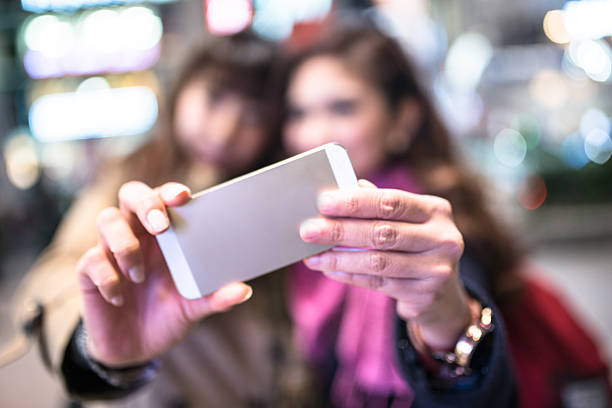
#> input picture project_data/train/image_data/10063.jpg, 612 x 408 px
$ python preprocess_images.py --input project_data/train/image_data/10063.jpg --output out.png
#> lines starting #> are read from the running program, lines starting #| are printed output that depends on the picture; after the words box and inside, x2 and y2 are one past the last pixel; in counts of white or black regions, pixels touching at a corner belong together
import cv2
import sys
import argparse


def convert_to_grayscale(color_image):
    """
    Egy betöltött BGR (színes) képet alakít át szürkeárnyalatossá
    és visszaadja
    """
    return cv2.cvtColor(color_image, cv2.COLOR_BGR2GRAY)


def detect_faces_haar(input_path, output_path):
    """
    Arcokat detektál Haar Cascade-dal és elmenti az eredményt.
    """
#> called with input_path = 'project_data/train/image_data/10063.jpg', output_path = 'out.png'

    # Modellek betöltése
    frontal_cascade_path = cv2.data.haarcascades + 'haarcascade_frontalface_default.xml'
    profile_cascade_path = cv2.data.haarcascades + 'haarcascade_profileface.xml'

    frontal_face_cascade = cv2.CascadeClassifier(frontal_cascade_path)
    profile_face_cascade = cv2.CascadeClassifier(profile_cascade_path)

    if frontal_face_cascade.empty() or profile_face_cascade.empty():
        print("Hiba: Haar Cascade modell(ek) betöltése sikertelen.")
        return

    # -- Kép beolvasása --
    original_image = cv2.imread(input_path)
#> original_image is the input picture: shape (408, 612, 3); mean B, G, R 138, 132.1, 152.6
    if original_image is None:
        print(f"Hiba: A kép ({input_path}) beolvasása sikertelen.")
        return

    framed_image = original_image.copy()
    gray_image = convert_to_grayscale(original_image)
#> in convert_to_grayscale, `return cv2.cvtColor(color_image, cv2.COLOR_BGR2GRAY)`:
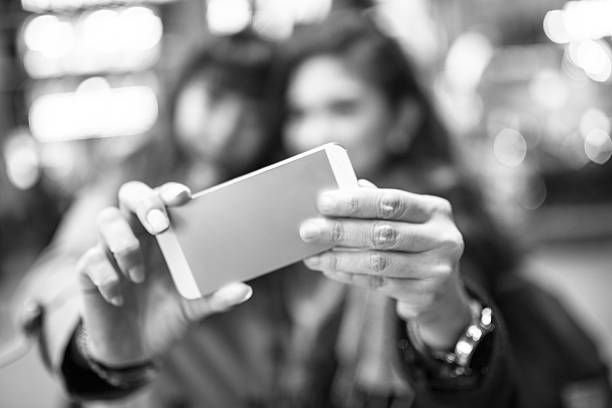
#> returned value: shape (408, 612); min 0, max 255, mean 138.9

    faces_frontal = frontal_face_cascade.detectMultiScale(gray_image, scaleFactor=1.1, minNeighbors=5, minSize=(30, 30))
#> faces_frontal = [[274, 71, 109, 109]]
    faces_profile = profile_face_cascade.detectMultiScale(gray_image, scaleFactor=1.1, minNeighbors=5, minSize=(30, 30))
#> faces_profile = [[256, 37, 170, 170]]

    all_faces = list(faces_frontal) + list(faces_profile)
#> all_faces = [[274, 71, 109, 109], [256, 37, 170, 170]]
    print(f"Találat (Összesen): {len(all_faces)} db.")
#| Találat (Összesen): 2 db.

    for (x, y, w, h) in all_faces:
        cv2.rectangle(framed_image, (x, y), (x + w, y + h), (0, 255, 0), 2)
#> this loop made 2 passes
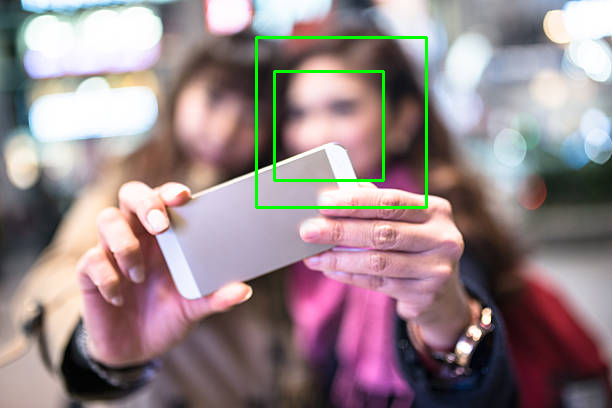
#> framed_image: shape (408, 612, 3); 1.34% of pixels changed, all inside (x1, y1, x2, y2) = (255, 36, 428, 209)
    try:
        cv2.imwrite(output_path, framed_image)
        print(f"Eredmény sikeresen mentve: {output_path}")
    except Exception as e:
        print(f"Hiba a kimeneti kép mentésekor: {e}")


# --- Futtatás ---
if __name__ == "__main__":
    parser = argparse.ArgumentParser(description="Haar Cascade arcdetektálás GUI-hoz.")
    parser.add_argument("--input", required=True, help="A bemeneti kép útvonala.")
    parser.add_argument("--output", required=True, help="A kimeneti kép mentési útvonala.")

    args = parser.parse_args()

    detect_faces_haar(args.input, args.output)

$ run again, on project_data/train/image_data/10216.jpg
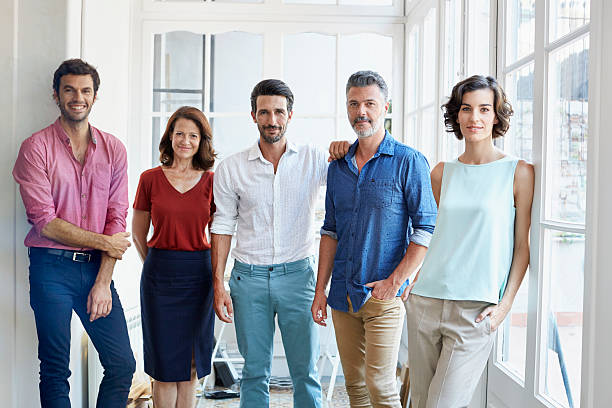
#> input picture project_data/train/image_data/10216.jpg, 612 x 408 px
#> in detect_faces_haar, original_image is the input picture: shape (408, 612, 3); mean B, G, R 173.9, 168.1, 168.4
#> in convert_to_grayscale, `return cv2.cvtColor(color_image, cv2.COLOR_BGR2GRAY)`:
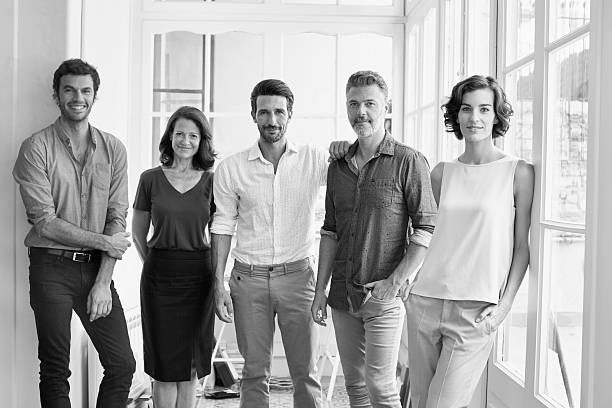
#> returned value: shape (408, 612); min 0, max 255, mean 168.9
#> faces_frontal = [[55, 73, 45, 45], [340, 86, 45, 45], [450, 90, 51, 51], [168, 121, 38, 38], [248, 94, 49, 49]]
#> faces_profile = [[457, 85, 56, 56]]
#> all_faces = [[55, 73, 45, 45], [340, 86, 45, 45], [450, 90, 51, 51], [168, 121, 38, 38], [248, 94, 49, 49], [457, 85, 56, 56]]
#| Találat (Összesen): 6 db.
#> the loop in detect_faces_haar, `for (x, y, w, h) in all_faces:` made 6 passes
#> after the loop in detect_faces_haar, `for (x, y, w, h) in all_faces:`:
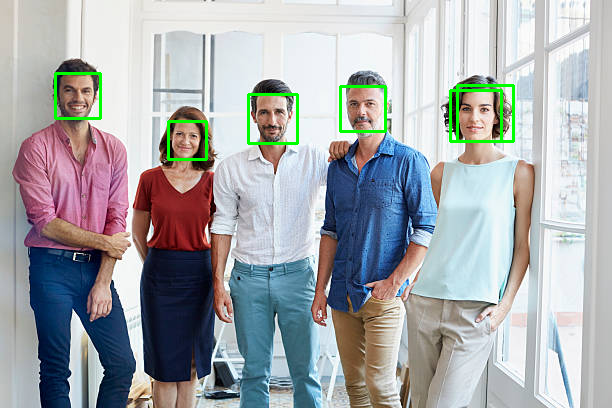
#> framed_image: shape (408, 612, 3); 1.3% of pixels changed, all inside (x1, y1, x2, y2) = (54, 72, 515, 161)

$ run again, on project_data/train/image_data/10425.jpg
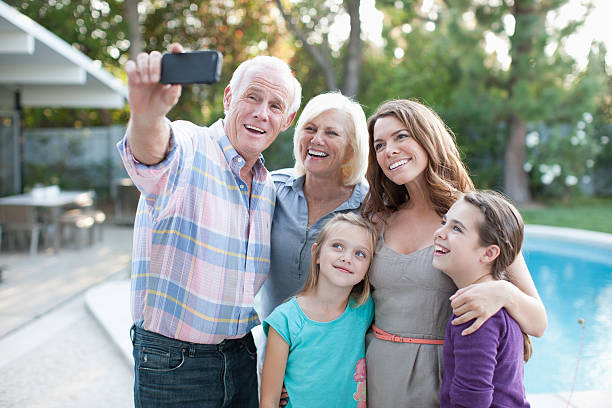
#> input picture project_data/train/image_data/10425.jpg, 612 x 408 px
#> in detect_faces_haar, original_image is the input picture: shape (408, 612, 3); mean B, G, R 150.9, 153.8, 146.8
#> in convert_to_grayscale, `return cv2.cvtColor(color_image, cv2.COLOR_BGR2GRAY)`:
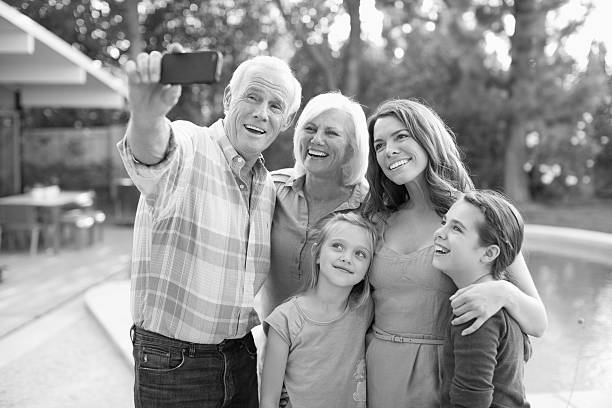
#> returned value: shape (408, 612); min 0, max 255, mean 151.4
#> faces_frontal = [[291, 108, 60, 60], [366, 118, 56, 56], [316, 224, 63, 63], [225, 71, 78, 78], [362, 305, 85, 85]]
#> faces_profile = [[301, 106, 62, 62], [425, 197, 73, 73]]
#> all_faces = [[291, 108, 60, 60], [366, 118, 56, 56], [316, 224, 63, 63], [225, 71, 78, 78], [362, 305, 85, 85], [301, 106, 62, 62], [425, 197, 73, 73]]
#| Találat (Összesen): 7 db.
#> the loop in detect_faces_haar, `for (x, y, w, h) in all_faces:` made 7 passes
#> after the loop in detect_faces_haar, `for (x, y, w, h) in all_faces:`:
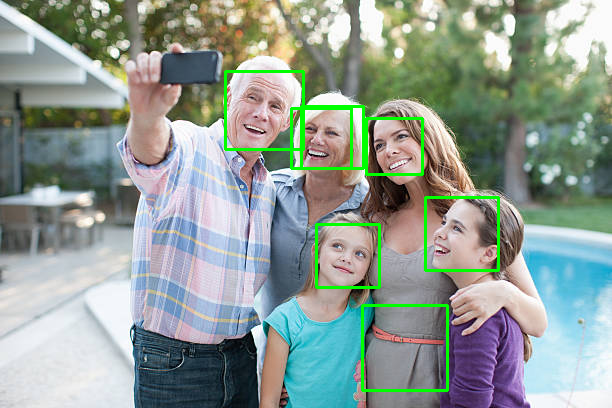
#> framed_image: shape (408, 612, 3); 2.17% of pixels changed, all inside (x1, y1, x2, y2) = (224, 70, 500, 392)

$ run again, on project_data/train/image_data/10600.jpg
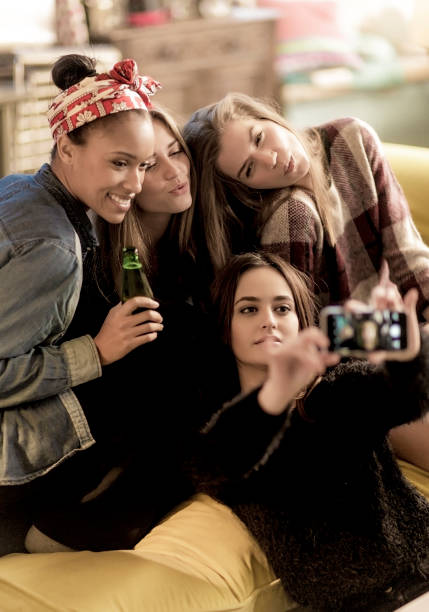
#> input picture project_data/train/image_data/10600.jpg, 429 x 612 px
#> in detect_faces_haar, original_image is the input picture: shape (612, 429, 3); mean B, G, R 72.1, 89, 108.7
#> in convert_to_grayscale, `return cv2.cvtColor(color_image, cv2.COLOR_BGR2GRAY)`:
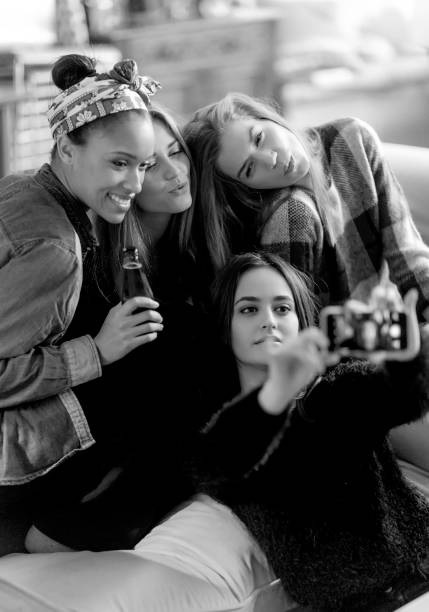
#> returned value: shape (612, 429); min 0, max 255, mean 92.9
#> faces_frontal = [[216, 269, 102, 102]]
#> faces_profile = [[261, 310, 50, 50]]
#> all_faces = [[216, 269, 102, 102], [261, 310, 50, 50]]
#| Találat (Összesen): 2 db.
#> the loop in detect_faces_haar, `for (x, y, w, h) in all_faces:` made 2 passes
#> after the loop in detect_faces_haar, `for (x, y, w, h) in all_faces:`:
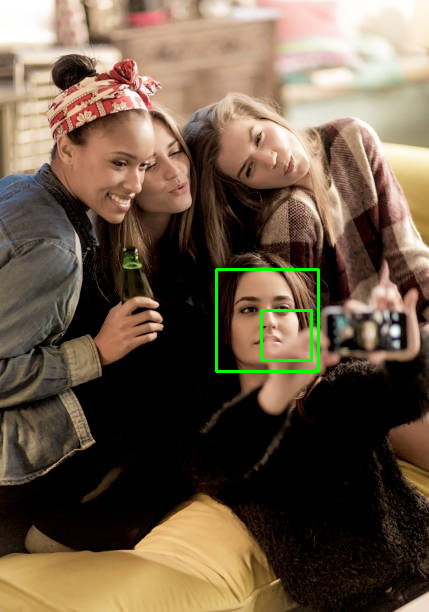
#> framed_image: shape (612, 429, 3); 0.69% of pixels changed, all inside (x1, y1, x2, y2) = (215, 268, 320, 373)
